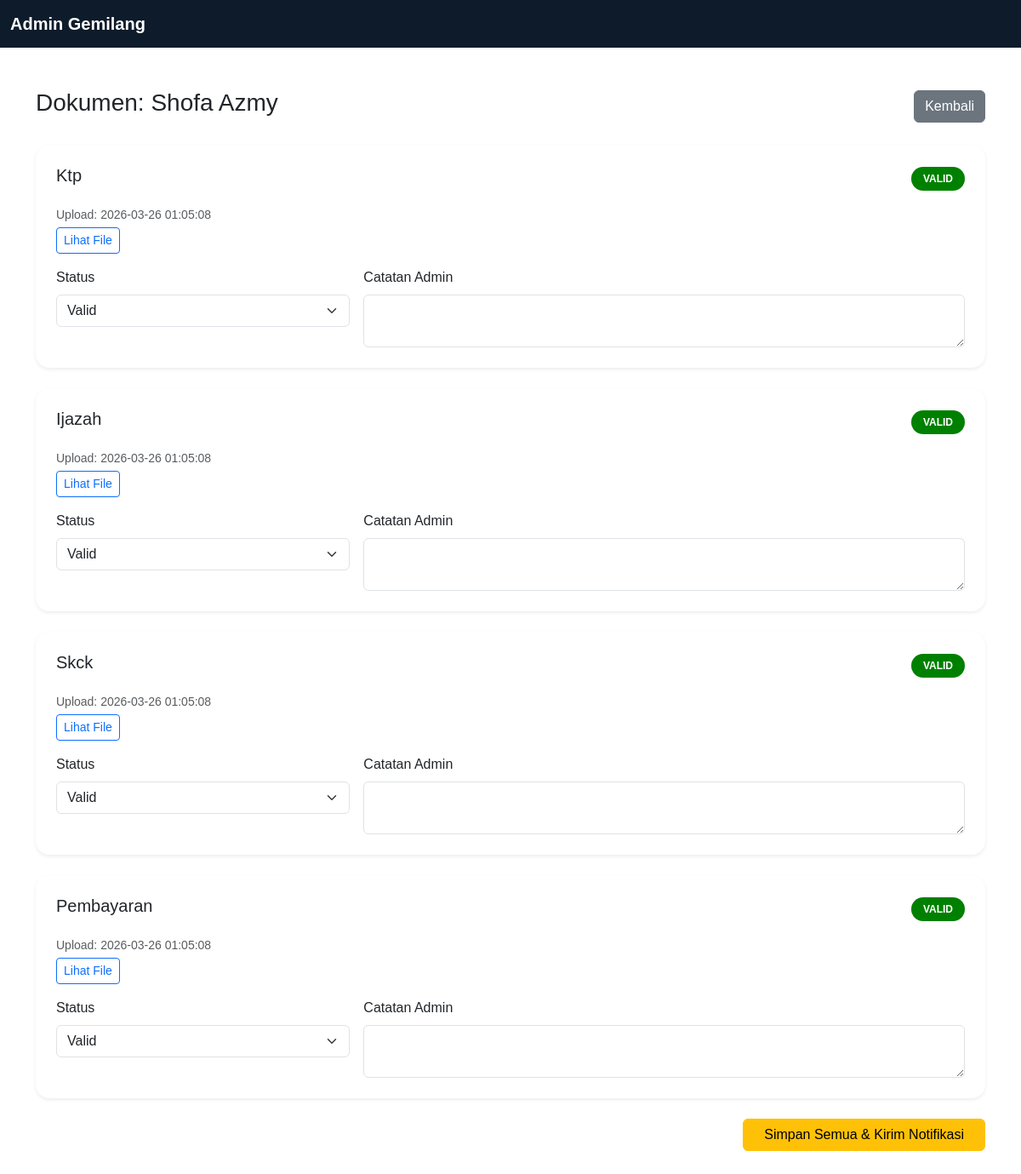
The page /admin_lihat_dokumen.php?id=4 (signed in) on the database its author committed.
### tables this page shows
CREATE TABLE `siswa` (
  `id_peserta` int(11) NOT NULL,
  `nama` varchar(100) NOT NULL,
  `alamat` text NOT NULL,
  `no_telp` varchar(15) NOT NULL,
  `email` varchar(100) NOT NULL,
  `tgl_lahir` date NOT NULL,
  `agama` varchar(20) NOT NULL,
  `jenis_kelamin` enum('L','P') NOT NULL,
  `status` enum('calon','terverifikasi','peserta','lulus','tidak_lulus') DEFAULT NULL,
  `batas_revisi` date DEFAULT NULL,
  `id_akun` int(11) DEFAULT NULL,
  `tinggi_badan` smallint(6) NOT NULL,
  `berat_badan` smallint(6) NOT NULL,
  `created_at` timestamp NOT NULL DEFAULT current_timestamp()
);

CREATE TABLE `dokumen_pendaftaran` (
  `id_dokumen` int(11) NOT NULL,
  `jenis` enum('ktp','ijazah','kk','pembayaran','skck','surat_kesehatan') NOT NULL,
  `file_path` varchar(255) NOT NULL,
  `status_verifikasi` enum('pending','valid','revisi') NOT NULL,
  `catatan_admin` text DEFAULT NULL,
  `tgl_upload` datetime NOT NULL,
  `tgl_revisi` datetime DEFAULT NULL,
  `id_siswa` int(11) DEFAULT NULL,
  `created_at` timestamp NOT NULL DEFAULT current_timestamp()
);

### admin_lihat_dokumen.php (the view, shortened to what this page needs)
<?php
include "koneksi.php";
$id = mysqli_real_escape_string($conn, $_GET['id']);
$siswa = mysqli_fetch_assoc(mysqli_query($conn,
    "SELECT nama FROM siswa WHERE id_peserta='$id'"
));
$dokumen = mysqli_query($conn,
    "SELECT * FROM dokumen_pendaftaran
     WHERE id_siswa='$id'
     ORDER BY created_at DESC"
);
?>
<!DOCTYPE html>
<html lang="id">
<head>
    <link href="https://cdn.jsdelivr.net/npm/bootstrap@5.3.2/dist/css/bootstrap.min.css" rel="stylesheet">
    <link rel="stylesheet" href="css/base.css">
    <link rel="stylesheet" href="css/admin_dokumen.css">
</head>
<body>
<nav class="navbar navbar-dark" style="background-color: var(--navy);">
    <div class="container-fluid">
        <a class="navbar-brand fw-bold" href="dashboard_admin.php">Admin Gemilang</a>
    </div>
</nav>
<div class="container my-5">
    <div class="d-flex justify-content-between align-items-center mb-4 flex-wrap">
        <h3>Dokumen: <?php echo htmlspecialchars($siswa['nama']); ?></h3>
        <a href="dashboard_admin.php" class="btn btn-secondary">Kembali</a>
    </div>
    <form method="POST">
        <?php while($d = mysqli_fetch_assoc($dokumen)){ ?>
        <div class="card shadow-sm mb-4 dokumen-card">
            <div class="card-body p-4">
                <div class="d-flex justify-content-between align-items-center flex-wrap mb-3">
                    <h5 class="mb-2 text-capitalize"><?php echo $d['jenis']; ?></h5>
                    <span class="badge dokumen_badge <?php echo $d['status_verifikasi']; ?>">
                        <?php echo strtoupper($d['status_verifikasi']); ?>
                    </span>
                </div>
                <p class="text-muted small mb-1">
                    Upload: <?php echo $d['tgl_upload']; ?>
                </p>
                <div class="mb-3">
                    <a href="<?php echo $d['file_path']; ?>"
                       target="_blank"
                       class="btn btn-outline-primary btn-sm">
                       Lihat File
                    </a>
                </div>
                <div class="row g-3">
                    <div class="col-md-4">
                        <label class="form-label">Status</label>
                        <select name="status_verifikasi[<?php echo $d['id_dokumen']; ?>]"
                                class="form-select" required>
                            <option value="valid"   <?php if($d['status_verifikasi']=='valid')   echo 'selected'; ?>>Valid</option>
                        </select>
                    </div>
                    <div class="col-md-8">
                        <label class="form-label">Catatan Admin</label>
                        <textarea name="catatan_admin[<?php echo $d['id_dokumen']; ?>]"
                                  class="form-control" rows="2"><?php echo htmlspecialchars($d['catatan_admin'] ?? ''); ?></textarea>
                    </div>
                </div>
            </div>
        </div>
        <?php } ?>
        <div class="text-end">
            <button type="submit" name="simpan_semua" class="btn btn-warning px-4">
                Simpan Semua &amp; Kirim Notifikasi
            </button>
        </div>
    </form>
</div>
</body>
</html>

### css/base.css (style rules this page uses)
:root { --navy: #0d1b2a; --yellow: #ffc107; --white: #ffffff; --black: #111; }
body { font-family: Arial, sans-serif; overflow-x: hidden; }

### css/admin_dokumen.css (style rules this page uses)
.dokumen-card { border-radius: 16px; border: none; }
.dokumen_badge { padding: 8px 14px; font-size: 12px; border-radius: 20px; }
.dokumen_badge.valid { background-color: green; color: white; }

### rows shown on the page
siswa: nama "Shofa Azmy"
dokumen_pendaftaran: jenis "Ktp", status_verifikasi "VALID", tgl_upload "2026-03-26 01:05:08", status_verifikasi+id_dokumen "Valid"
dokumen_pendaftaran: jenis "Ijazah", status_verifikasi "VALID", tgl_upload "2026-03-26 01:05:08", status_verifikasi+id_dokumen "Valid"
dokumen_pendaftaran: jenis "Skck", status_verifikasi "VALID", tgl_upload "2026-03-26 01:05:08", status_verifikasi+id_dokumen "Valid"
dokumen_pendaftaran: jenis "Pembayaran", status_verifikasi "VALID", tgl_upload "2026-03-26 01:05:08", status_verifikasi+id_dokumen "Valid"
